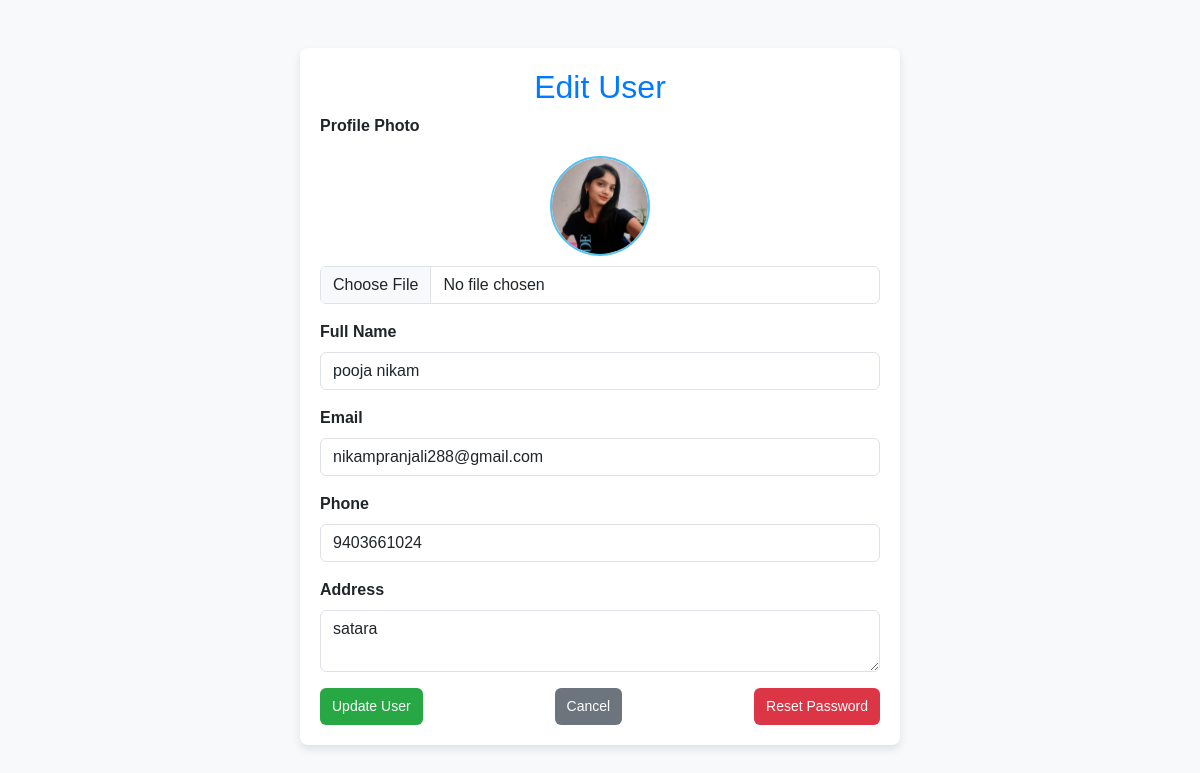
The page /admin_area/edit_user.php?id=14 on the database its author committed.
### tables this page shows
CREATE TABLE IF NOT EXISTS `users` (
  `user_id` int NOT NULL AUTO_INCREMENT,
  `full_name` varchar(255) NOT NULL,
  `email` varchar(255) NOT NULL,
  `password` varchar(255) NOT NULL,
  `phone` varchar(20) NOT NULL,
  `address` text NOT NULL,
  `profile_photo` varchar(255) DEFAULT NULL,
  `created_at` timestamp NOT NULL DEFAULT CURRENT_TIMESTAMP,
  `email_notifications` tinyint(1) DEFAULT '1',
  `sms_notifications` tinyint(1) DEFAULT '1',
  `dark_mode` tinyint(1) DEFAULT '0',
  `two_factor_auth` tinyint(1) DEFAULT '0',
  `account_status` enum('active','inactive') DEFAULT 'active',
  `last_login` datetime DEFAULT NULL,
  `privacy_setting` enum('everyone','only_me','friends') DEFAULT 'everyone',
  `reset_token` varchar(100) DEFAULT NULL,
  `reset_token_expiry` datetime DEFAULT NULL,
  `city_name` varchar(100) NOT NULL DEFAULT 'Unknown',
  `latitude` decimal(10,6) DEFAULT NULL,
  `longitude` decimal(10,6) DEFAULT NULL,
  PRIMARY KEY (`user_id`),
  UNIQUE KEY `email` (`email`)
);

### admin_area/edit_user.php (the view, shortened to what this page needs)
<?php
include('../includes/db.php');
$user_id = (int)$_GET['id'];
$query = "SELECT full_name, email, phone, address, profile_photo FROM users WHERE user_id = ?";
$stmt = $conn->prepare($query);
$stmt->bind_param("i", $user_id);
$stmt->execute();
$result = $stmt->get_result();
$user = $result->fetch_assoc();
?>
<!DOCTYPE html>
<html lang="en">
<head>
    <link href="https://cdn.jsdelivr.net/npm/bootstrap@5.3.0/dist/css/bootstrap.min.css" rel="stylesheet">
</head>
<body>
<div class="container mt-5">
    <h2>Edit User</h2>
    <form method="POST" enctype="multipart/form-data">
        <div class="mb-3">
            <label class="form-label">Profile Photo</label>
            <br>
            <img src="<?php echo !empty($user['profile_photo']) ? $user['profile_photo'] : 'uploads/default-avatar.png'; ?>"
                 width="100" height="100" style="border-radius:50%; object-fit:cover; border:2px solid #4fc3f7;">
            <input type="file" name="profile_photo" class="form-control mt-2">
        </div>
        <div class="mb-3">
            <label class="form-label">Full Name</label>
            <input type="text" name="full_name" class="form-control" value="<?php echo htmlspecialchars($user['full_name']); ?>" required>
        </div>
        <div class="mb-3">
            <label class="form-label">Email</label>
            <input type="email" name="email" class="form-control" value="<?php echo htmlspecialchars($user['email']); ?>" required>
        </div>
        <div class="mb-3">
            <label class="form-label">Phone</label>
            <input type="text" name="phone" class="form-control" value="<?php echo htmlspecialchars($user['phone']); ?>" required>
        </div>
        <div class="mb-3">
            <label class="form-label">Address</label>
            <textarea name="address" class="form-control" required><?php echo htmlspecialchars($user['address']); ?></textarea>
        </div>
        <div class="button-group">
    <button type="submit" name="update_user" class="btn btn-success">Update User</button>
    <a href="user_list.php" class="btn btn-secondary">Cancel</a>
    <button type="submit" name="reset_password" class="btn btn-danger">Reset Password</button>
</div>
    </form>
</div>
</body>
</html>

### admin_area/edit_user.php (style rules this page uses)
body { background-color: #f8f9fa; font-family: Arial, sans-serif; }
.container { max-width: 600px; background: #fff; padding: 20px; border-radius: 8px; box-shadow: 0 4px 8px rgba(0, 0, 0, 0.1); margin-top: 50px; }
h2 { text-align: center; color: #007bff; }
.form-label { font-weight: bold; }
img { display: block; margin: 10px auto; border-radius: 50%; object-fit: cover; border: 2px solid #4fc3f7; }
.btn { padding: 8px 12px; font-size: 14px; display: inline-block; }
.btn-success { background-color: #28a745; border: none; }
.btn-secondary { background-color: #6c757d; border: none; }
.btn-danger { background-color: #dc3545; border: none; }
.button-group { display: flex; justify-content: space-between; }

### rows shown on the page
users: profile_photo (picture), full_name "pooja nikam", email "nikampranjali288@gmail.com", phone "9403661024", address "satara"
